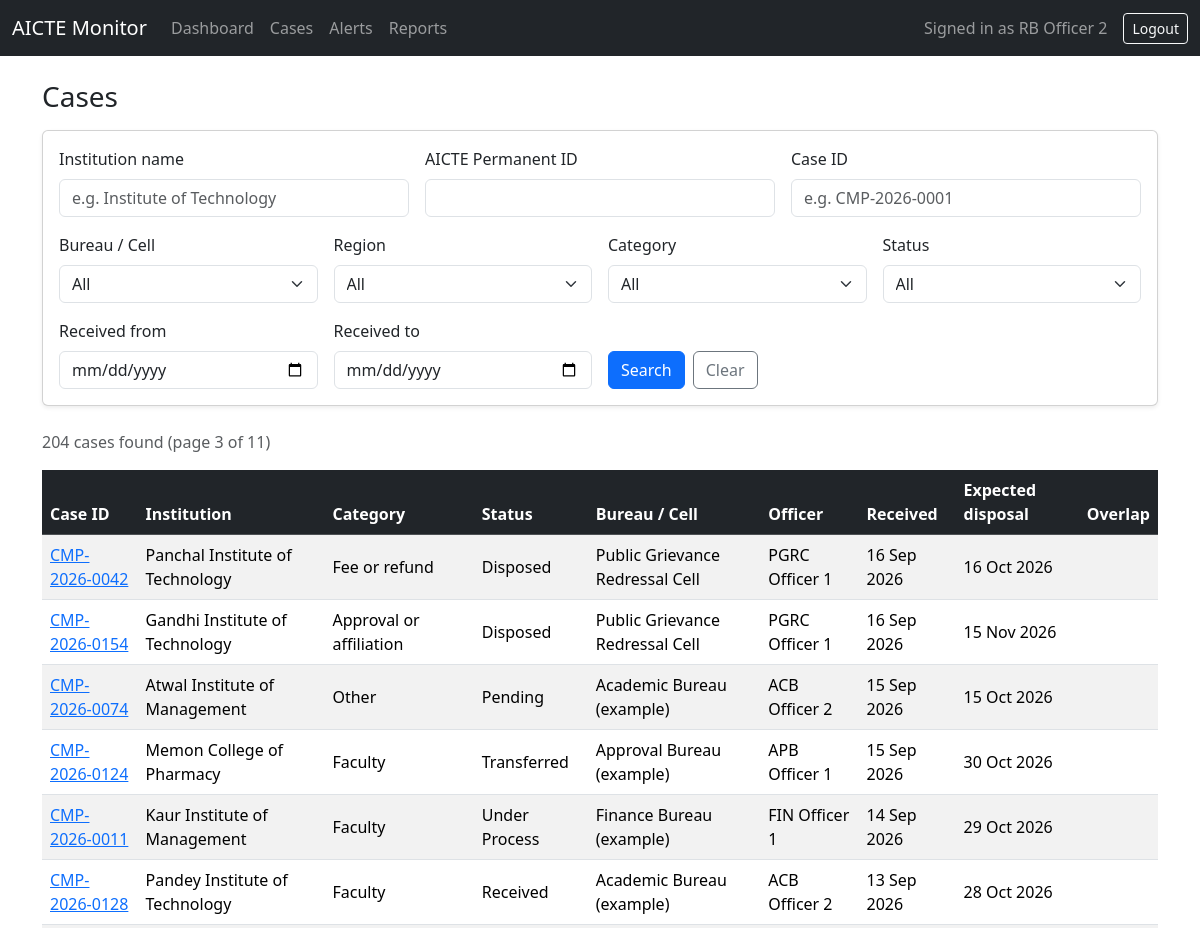
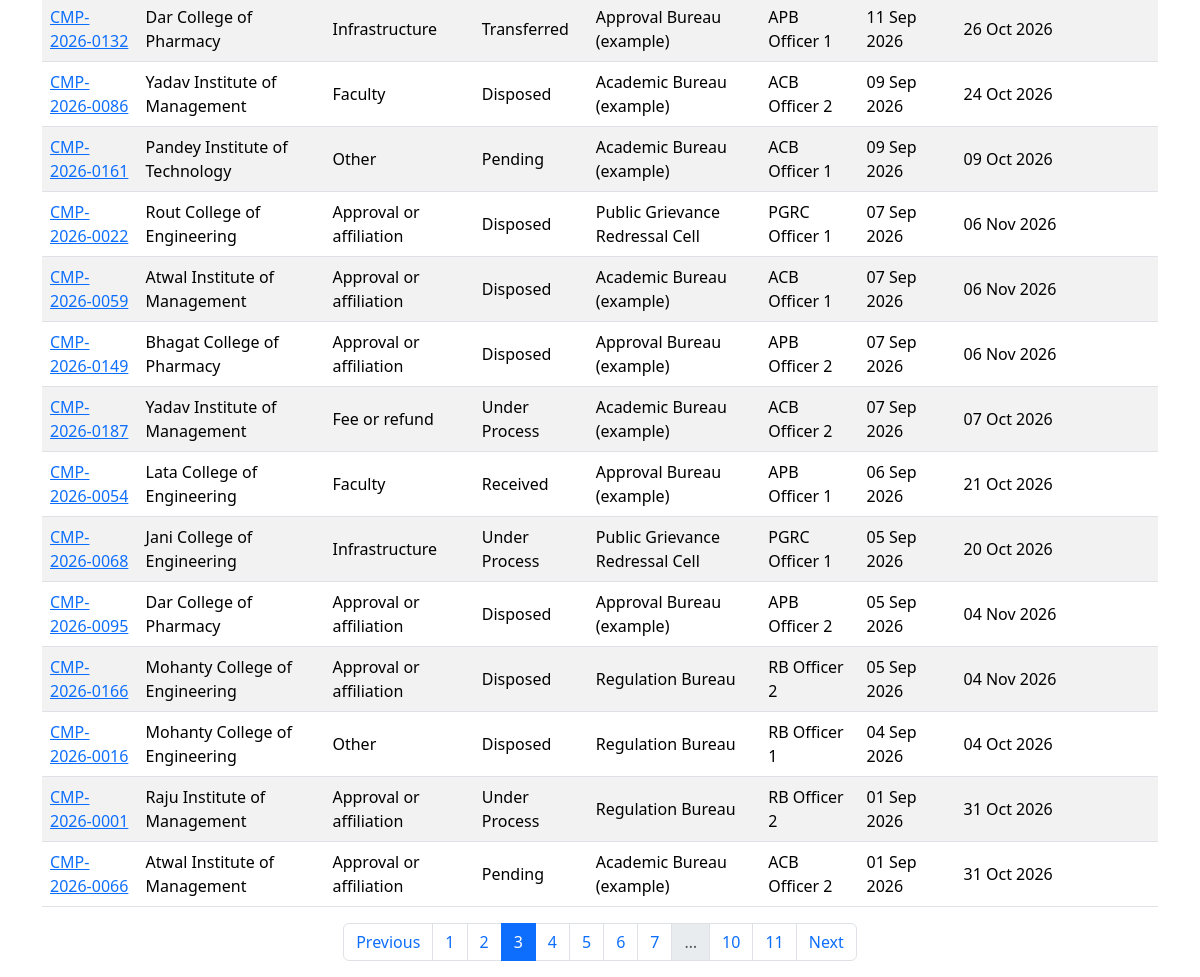
Screenshot of /cases?page=3 (signed in) with the database file from the repository (2 pictures, top to bottom).
### models.py (models this page shows)
class User(UserMixin, db.Model):
    __tablename__ = "users"
    id = db.Column(db.Integer, primary_key=True)
    name = db.Column(db.String(100), nullable=False)
    email = db.Column(db.String(120), unique=True, nullable=False)
    password_hash = db.Column(db.String(255), nullable=False)
    role = db.Column(db.String(30), nullable=False)  # admin, officer, regional, senior
    bureau_id = db.Column(db.Integer, db.ForeignKey("bureaus.id"))
    region = db.Column(db.String(50))
    bureau = db.relationship("Bureau")

class Case(db.Model):
    __tablename__ = "cases"
    id = db.Column(db.String(30), primary_key=True)  # e.g. CMP-2026-0001
    institution_id = db.Column(db.String(20), db.ForeignKey("institutions.id"), nullable=False)
    category = db.Column(db.String(60))
    description = db.Column(db.Text)
    received_on = db.Column(db.Date)
    status = db.Column(db.String(30), default="Received")
    current_bureau_id = db.Column(db.Integer, db.ForeignKey("bureaus.id"))
    assigned_officer_id = db.Column(db.Integer, db.ForeignKey("users.id"))
    last_action_summary = db.Column(db.String(200))
    last_action_on = db.Column(db.DateTime)
    next_action_required = db.Column(db.String(200))
    expected_disposal_on = db.Column(db.Date)
    is_escalated = db.Column(db.Boolean, default=False)
    overlap_flag = db.Column(db.Boolean, default=False)
    current_bureau = db.relationship("Bureau")
    officer = db.relationship("User")
    actions = db.relationship("CaseAction", backref="case", order_by="CaseAction.performed_at")

class Institution(db.Model):
    __tablename__ = "institutions"
    id = db.Column(db.String(20), primary_key=True)  # AICTE Permanent ID
    name = db.Column(db.String(200), nullable=False)
    city = db.Column(db.String(100))
    state = db.Column(db.String(100))
    region = db.Column(db.String(50))
    cases = db.relationship("Case", backref="institution")

class Bureau(db.Model):
    __tablename__ = "bureaus"
    id = db.Column(db.Integer, primary_key=True)
    code = db.Column(db.String(20), unique=True, nullable=False)
    name = db.Column(db.String(120), nullable=False)

### app.py (the view)
@app.route("/cases")
def cases():
    f = {
        "institution": request.args.get("institution", "").strip(),
        "institution_id": request.args.get("institution_id", "").strip(),
        "case_id": request.args.get("case_id", "").strip(),
        "bureau": request.args.get("bureau", "").strip(),
        "region": request.args.get("region", "").strip(),
        "category": request.args.get("category", "").strip(),
        "status": request.args.get("status", "").strip(),
        "date_from": request.args.get("date_from", "").strip(),
        "date_to": request.args.get("date_to", "").strip(),
    }
    page = request.args.get("page", 1, type=int)
    query = Case.query.join(Institution)
    if f["institution"]:
        query = query.filter(Institution.name.ilike(f"%{f['institution']}%"))
    if f["institution_id"]:
        query = query.filter(Institution.id.ilike(f"%{f['institution_id']}%"))
    if f["case_id"]:
        query = query.filter(Case.id.ilike(f"%{f['case_id']}%"))
    if f["bureau"].isdigit():
        query = query.filter(Case.current_bureau_id == int(f["bureau"]))
    if f["region"]:
        query = query.filter(Institution.region == f["region"])
    if f["category"]:
        query = query.filter(Case.category == f["category"])
    if f["status"]:
        query = query.filter(Case.status == f["status"])
    date_from = parse_date(f["date_from"])
    date_to = parse_date(f["date_to"])
    if date_from:
        query = query.filter(Case.received_on >= date_from)
    if date_to:
        query = query.filter(Case.received_on <= date_to)
    pagination = query.order_by(Case.received_on.desc(), Case.id).paginate(
        page=page, per_page=20, error_out=False
    )
    bureaus = Bureau.query.order_by(Bureau.name).all()
    regions = [
        row[0]
        for row in db.session.query(Institution.region)
        .filter(Institution.region.isnot(None))
        .distinct()
        .order_by(Institution.region)
    ]
    categories = [
        row[0]
        for row in db.session.query(Case.category)
        .filter(Case.category.isnot(None))
        .distinct()
        .order_by(Case.category)
    ]
    statuses = [
        row[0]
        for row in db.session.query(Case.status)
        .filter(Case.status.isnot(None))
        .distinct()
        .order_by(Case.status)
    ]
    active_filters = {key: value for key, value in f.items() if value}
    return render_template(
        "cases.html",
        pagination=pagination,
        f=f,
        active_filters=active_filters,
        bureaus=bureaus,
        regions=regions,
        categories=categories,
        statuses=statuses,
    )

### app.py (called while the page is built)
@login_manager.user_loader
def load_user(user_id):
    return db.session.get(User, int(user_id))

@app.before_request
def require_login():
    if request.endpoint in ("login", "static"):
        return None
    if not current_user.is_authenticated:
        return redirect(url_for("login"))
    return None

def parse_date(text):
    try:
        return datetime.strptime(text, "%Y-%m-%d").date()
    except ValueError:
        return None

### templates/cases.html (shortened to what this page needs)
{% extends "base.html" %}
{% block content %}
<h3 class="mb-3">Cases</h3>
<form method="GET" action="/cases" class="card card-body shadow-sm mb-4">
    <div class="row g-3">
        <div class="col-md-4">
            <label class="form-label" for="institution">Institution name</label>
            <input type="text" class="form-control" id="institution" name="institution"
                   value="{{ f.institution }}" placeholder="e.g. Institute of Technology">
        </div>
        <div class="col-md-4">
            <label class="form-label" for="institution_id">AICTE Permanent ID</label>
            <input type="text" class="form-control" id="institution_id" name="institution_id"
                   value="{{ f.institution_id }}">
        </div>
        <div class="col-md-4">
            <label class="form-label" for="case_id">Case ID</label>
            <input type="text" class="form-control" id="case_id" name="case_id"
                   value="{{ f.case_id }}" placeholder="e.g. CMP-2026-0001">
        </div>
        <div class="col-md-3">
            <label class="form-label" for="bureau">Bureau / Cell</label>
            <select class="form-select" id="bureau" name="bureau">
                <option value="">All</option>
            </select>
        </div>
        <div class="col-md-3">
            <label class="form-label" for="region">Region</label>
            <select class="form-select" id="region" name="region">
                <option value="">All</option>
            </select>
        </div>
        <div class="col-md-3">
            <label class="form-label" for="category">Category</label>
            <select class="form-select" id="category" name="category">
                <option value="">All</option>
            </select>
        </div>
        <div class="col-md-3">
            <label class="form-label" for="status">Status</label>
            <select class="form-select" id="status" name="status">
                <option value="">All</option>
            </select>
        </div>
        <div class="col-md-3">
            <label class="form-label" for="date_from">Received from</label>
            <input type="date" class="form-control" id="date_from" name="date_from" value="{{ f.date_from }}">
        </div>
        <div class="col-md-3">
            <label class="form-label" for="date_to">Received to</label>
            <input type="date" class="form-control" id="date_to" name="date_to" value="{{ f.date_to }}">
        </div>
        <div class="col-md-6 d-flex align-items-end gap-2">
            <button type="submit" class="btn btn-primary">Search</button>
            <a href="/cases" class="btn btn-outline-secondary">Clear</a>
        </div>
    </div>
</form>
<p class="text-muted">
    {{ pagination.total }} case{{ '' if pagination.total == 1 else 's' }} found
    {% if pagination.total > 0 %}
        (page {{ pagination.page }} of {{ pagination.pages }})
    {% endif %}
</p>
<div class="table-responsive">
    <table class="table table-striped table-hover align-middle">
        <thead class="table-dark">
            <tr>
                <th>Case ID</th>
                <th>Institution</th>
                <th>Category</th>
                <th>Status</th>
                <th>Bureau / Cell</th>
                <th>Officer</th>
                <th>Received</th>
                <th>Expected disposal</th>
                <th>Overlap</th>
            </tr>
        </thead>
        <tbody>
            {% for c in pagination.items %}
            <tr>
                <td><a href="/cases/{{ c.id }}">{{ c.id }}</a></td>
                <td>{{ c.institution.name }}</td>
                <td>{{ c.category or '-' }}</td>
                <td>{{ c.status or '-' }}</td>
                <td>{{ c.current_bureau.name if c.current_bureau else '-' }}</td>
                <td>{{ c.officer.name if c.officer else 'Unassigned' }}</td>
                <td>{{ c.received_on.strftime('%d %b %Y') if c.received_on else '-' }}</td>
                <td>{{ c.expected_disposal_on.strftime('%d %b %Y') if c.expected_disposal_on else '-' }}</td>
                <td>
                </td>
            </tr>
            {% else %}
            <tr>
                <td colspan="9" class="text-center text-muted py-4">No cases match your search.</td>
            </tr>
            {% endfor %}
        </tbody>
    </table>
</div>
{% if pagination.pages > 1 %}
<nav>
    <ul class="pagination justify-content-center">
        <li class="page-item {% if not pagination.has_prev %}disabled{% endif %}">
            <a class="page-link"
               href="{{ url_for('cases', page=pagination.prev_num, **active_filters) if pagination.has_prev else '#' }}">Previous</a>
        </li>
        {% for p in pagination.iter_pages() %}
            {% if p %}
            <li class="page-item {% if p == pagination.page %}active{% endif %}">
                <a class="page-link" href="{{ url_for('cases', page=p, **active_filters) }}">{{ p }}</a>
            </li>
            {% else %}
            <li class="page-item disabled"><span class="page-link">&hellip;</span></li>
            {% endif %}
        {% endfor %}
        <li class="page-item {% if not pagination.has_next %}disabled{% endif %}">
            <a class="page-link"
               href="{{ url_for('cases', page=pagination.next_num, **active_filters) if pagination.has_next else '#' }}">Next</a>
        </li>
    </ul>
</nav>
{% endif %}
{% endblock %}

### templates/base.html (shortened to what this page needs)
<!DOCTYPE html>
<html lang="en">
<head>
    <link href="https://cdn.jsdelivr.net/npm/bootstrap@5.3.3/dist/css/bootstrap.min.css" rel="stylesheet">
</head>
<body>
<nav class="navbar navbar-expand-lg navbar-dark bg-dark">
    <div class="container-fluid">
        <a class="navbar-brand" href="/dashboard">AICTE Monitor</a>
        {% if current_user.is_authenticated %}
        <div class="collapse navbar-collapse" id="mainNav">
            <ul class="navbar-nav me-auto">
                <li class="nav-item"><a class="nav-link" href="/dashboard">Dashboard</a></li>
                <li class="nav-item"><a class="nav-link" href="/cases">Cases</a></li>
                <li class="nav-item"><a class="nav-link" href="/alerts">Alerts</a></li>
                <li class="nav-item"><a class="nav-link" href="/reports">Reports</a></li>
            </ul>
            <span class="navbar-text me-3">Signed in as {{ current_user.name }}</span>
            <a class="btn btn-outline-light btn-sm" href="/logout">Logout</a>
        </div>
        {% endif %}
    </div>
</nav>
<div class="container mt-4">
    {% block content %}{% endblock %}
</div>
</body>
</html>

### rows the page displays
User: name "RB Officer 2"
Case: id "CMP-2026-0042", institution.name "Panchal Institute of Technology", category "Fee or refund", status "Disposed", current_bureau "Public Grievance Redressal Cell", officer "PGRC Officer 1", received_on "16 Sep 2026", expected_disposal_on "16 Oct 2026"
Case: id "CMP-2026-0154", institution.name "Gandhi Institute of Technology", category "Approval or affiliation", status "Disposed", current_bureau "Public Grievance Redressal Cell", officer "PGRC Officer 1", received_on "16 Sep 2026", expected_disposal_on "15 Nov 2026"
Case: id "CMP-2026-0074", institution.name "Atwal Institute of Management", category "Other", status "Pending", current_bureau "Academic Bureau (example)", officer "ACB Officer 2", received_on "15 Sep 2026", expected_disposal_on "15 Oct 2026"
Case: id "CMP-2026-0124", institution.name "Memon College of Pharmacy", category "Faculty", status "Transferred", current_bureau "Approval Bureau (example)", officer "APB Officer 1", received_on "15 Sep 2026", expected_disposal_on "30 Oct 2026"
Case: id "CMP-2026-0011", institution.name "Kaur Institute of Management", category "Faculty", status "Under Process", current_bureau "Finance Bureau (example)", officer "FIN Officer 1", received_on "14 Sep 2026", expected_disposal_on "29 Oct 2026"
Case: id "CMP-2026-0128", institution.name "Pandey Institute of Technology", category "Faculty", status "Received", current_bureau "Academic Bureau (example)", officer "ACB Officer 2", received_on "13 Sep 2026", expected_disposal_on "28 Oct 2026"
Case: id "CMP-2026-0132", institution.name "Dar College of Pharmacy", category "Infrastructure", status "Transferred", current_bureau "Approval Bureau (example)", officer "APB Officer 1", received_on "11 Sep 2026", expected_disposal_on "26 Oct 2026"
Case: id "CMP-2026-0086", institution.name "Yadav Institute of Management", category "Faculty", status "Disposed", current_bureau "Academic Bureau (example)", officer "ACB Officer 2", received_on "09 Sep 2026", expected_disposal_on "24 Oct 2026"
Case: id "CMP-2026-0161", institution.name "Pandey Institute of Technology", category "Other", status "Pending", current_bureau "Academic Bureau (example)", officer "ACB Officer 1", received_on "09 Sep 2026", expected_disposal_on "09 Oct 2026"
Case: id "CMP-2026-0022", institution.name "Rout College of Engineering", category "Approval or affiliation", status "Disposed", current_bureau "Public Grievance Redressal Cell", officer "PGRC Officer 1", received_on "07 Sep 2026", expected_disposal_on "06 Nov 2026"
Case: id "CMP-2026-0059", institution.name "Atwal Institute of Management", category "Approval or affiliation", status "Disposed", current_bureau "Academic Bureau (example)", officer "ACB Officer 1", received_on "07 Sep 2026", expected_disposal_on "06 Nov 2026"
Case: id "CMP-2026-0149", institution.name "Bhagat College of Pharmacy", category "Approval or affiliation", status "Disposed", current_bureau "Approval Bureau (example)", officer "APB Officer 2", received_on "07 Sep 2026", expected_disposal_on "06 Nov 2026"
Case: id "CMP-2026-0187", institution.name "Yadav Institute of Management", category "Fee or refund", status "Under Process", current_bureau "Academic Bureau (example)", officer "ACB Officer 2", received_on "07 Sep 2026", expected_disposal_on "07 Oct 2026"
Case: id "CMP-2026-0054", institution.name "Lata College of Engineering", category "Faculty", status "Received", current_bureau "Approval Bureau (example)", officer "APB Officer 1", received_on "06 Sep 2026", expected_disposal_on "21 Oct 2026"
Case: id "CMP-2026-0068", institution.name "Jani College of Engineering", category "Infrastructure", status "Under Process", current_bureau "Public Grievance Redressal Cell", officer "PGRC Officer 1", received_on "05 Sep 2026", expected_disposal_on "20 Oct 2026"
Case: id "CMP-2026-0095", institution.name "Dar College of Pharmacy", category "Approval or affiliation", status "Disposed", current_bureau "Approval Bureau (example)", officer "APB Officer 2", received_on "05 Sep 2026", expected_disposal_on "04 Nov 2026"
Case: id "CMP-2026-0166", institution.name "Mohanty College of Engineering", category "Approval or affiliation", status "Disposed", current_bureau "Regulation Bureau", officer "RB Officer 2", received_on "05 Sep 2026", expected_disposal_on "04 Nov 2026"
Case: id "CMP-2026-0016", institution.name "Mohanty College of Engineering", category "Other", status "Disposed", current_bureau "Regulation Bureau", officer "RB Officer 1", received_on "04 Sep 2026", expected_disposal_on "04 Oct 2026"
Case: id "CMP-2026-0001", institution.name "Raju Institute of Management", category "Approval or affiliation", status "Under Process", current_bureau "Regulation Bureau", officer "RB Officer 2", received_on "01 Sep 2026", expected_disposal_on "31 Oct 2026"
Case: id "CMP-2026-0066", institution.name "Atwal Institute of Management", category "Approval or affiliation", status "Pending", current_bureau "Academic Bureau (example)", officer "ACB Officer 2", received_on "01 Sep 2026", expected_disposal_on "31 Oct 2026"

### other values shown
{{ pagination.total }} "204"
{{ '' if pagination.total == 1 else 's' }} "s"
{{ pagination.page }} "3"
{{ pagination.pages }} "11"
{{ p }} "1" "2" "3" "4" "5" "6" "7" "10" "11"
